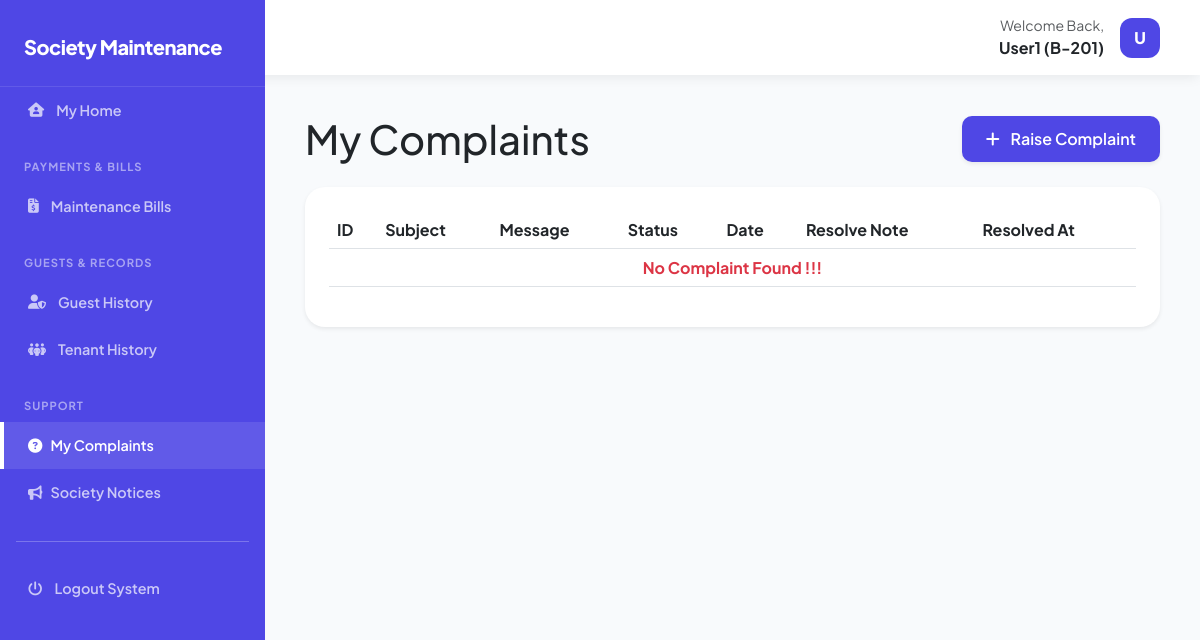
Page /public/view/view_userComplaint_status.php (signed in) on the earlier database version.
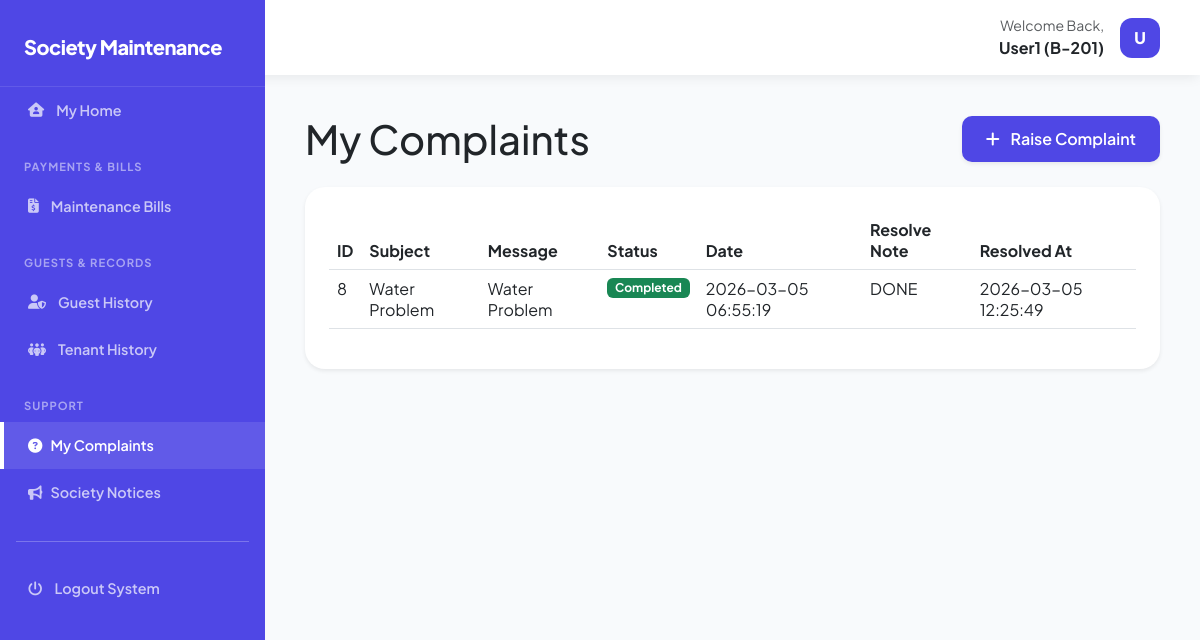
Same page on the later database version.
### tables this page shows
CREATE TABLE `flats` (
  `id` int UNSIGNED NOT NULL,
  `flat_number` varchar(255) NOT NULL,
  `floor` int NOT NULL,
  `block_number` varchar(10) NOT NULL,
  `flat_type` varchar(30) NOT NULL,
  `created_at` timestamp NOT NULL DEFAULT CURRENT_TIMESTAMP
);

CREATE TABLE `complaints` (
  `id` int UNSIGNED NOT NULL,
  `user_id` int UNSIGNED NOT NULL,
  `subject` varchar(255) NOT NULL,
  `message` text NOT NULL,
  `image` varchar(255) DEFAULT NULL,
  `status` enum('pending','processing','completed') NOT NULL DEFAULT 'pending',
  `resolve_note` text,
  `user_seen` tinyint(1) DEFAULT '0',
  `resolved_at` datetime DEFAULT NULL,
  `created_at` timestamp NULL DEFAULT CURRENT_TIMESTAMP
);

### public/view/view_userComplaint_status.php (the view, shortened to what the rows shown need)
<?php
require_once __DIR__ . '/../../core/config.php';
$user_id   = $_SESSION['user_id'];
$pdo->prepare("
    UPDATE complaints
    SET user_seen = 1
    WHERE user_id = ?
    AND status = 'completed'
    AND user_seen = 0
")->execute([$user_id]);
$stmt = $pdo->prepare("
    SELECT * FROM complaints
    WHERE user_id = ?
    ORDER BY id DESC
");
$stmt->execute([$user_id]);
$complaints = $stmt->fetchAll();
include __DIR__ . '/../../resources/layout/header.php';
?>
<!DOCTYPE html>
<html lang="en">
<head>
    <link rel="stylesheet" href="https://cdnjs.cloudflare.com/ajax/libs/font-awesome/6.5.0/css/all.min.css">
    <link href="https://cdn.jsdelivr.net/npm/bootstrap@5.3.0/dist/css/bootstrap.min.css" rel="stylesheet">
    <link rel="stylesheet" href="https://cdn.datatables.net/1.13.6/css/dataTables.bootstrap5.min.css">
    <link rel="stylesheet" href="../../assets/css/styles.css">
</head>
<body>
    <div class="main-wrapper">
        <main id="main-content">
            <div class="d-flex justify-content-between align-items-center mb-4">
                <h1 class="page-title m-0">My Complaints</h1>
            </div>
            <div class="data-card shadow-sm border-0">
                <div class="table-responsive">
                    <table class="table table-hover w-100">
                        <thead>
                            <tr>
                                <th>ID</th>
                                <th>Subject</th>
                                <th>Message</th>
                                <th>Status</th>
                                <th>Date</th>
                                <th>Resolve Note</th>
                                <th>Resolved At</th>
                            </tr>
                        </thead>
                        <tbody>
                            <?php if (empty($complaints)): ?>
                                <tr>
                                    <td colspan="7" class="text-center text-danger fw-bold">
                                        No Complaint Found !!!
                                    </td>
                                </tr>
                            <?php else: ?>
                                <?php foreach ($complaints as $c): ?>
                                    <tr>
                                        <td><?= $c['id'] ?></td>
                                        <td><?= htmlspecialchars($c['subject']) ?></td>
                                        <td><?= htmlspecialchars($c['message']) ?></td>
                                        <td>
                                            <?php
                                            if ($c['status'] == 'completed') echo "<span class='badge bg-success'>Completed</span>";
                                            ?>
                                        </td>
                                        <td><?= $c['created_at'] ?></td>
                                        <td><?= !empty($c['resolve_note']) ? htmlspecialchars($c['resolve_note']) : '-' ?></td>
                                        <td><?= !empty($c['resolved_at']) ? $c['resolved_at'] : '-' ?></td>
                                    </tr>
                                <?php endforeach; ?>
                            <?php endif; ?>
                        </tbody>
                    </table>
                </div>
            </div>
        </main>
    </div>
</body>
</html>
<?php include __DIR__ . '/../../resources/layout/footer.php'; ?>

### resources/layout/header.php (shortened to what the rows shown need)
<?php
require_once __DIR__ . '/../../core/config.php';
$name = $_SESSION['user_name']
    ?? $_SESSION['name']
    ?? 'User';
$initials = strtoupper(substr(trim($name), 0, 1));
$blockFlat = '';
if ($_SESSION['user_role'] === 'user') {
    $stmt = $pdo->prepare("
        SELECT f.block_number, f.flat_number
        FROM allotments a
        JOIN flats f ON f.id = a.flat_id
        WHERE a.user_id = ?
        LIMIT 1
    ");
    $stmt->execute([$_SESSION['user_id']]);
    $flatData = $stmt->fetch(PDO::FETCH_ASSOC);
    if ($flatData) {
        $blockFlat = $flatData['block_number'] . '-' . $flatData['flat_number'];
    }
}
?>
<!DOCTYPE html>
<html lang="en">
<head>
    <link rel="stylesheet" href="../../assets/css/styles.css">
</head>
<body>
    <header class="top-nav">
        <div class="ms-auto d-flex align-items-center">
            <div class="dropdown">
                <button class="btn d-flex align-items-center gap-3 border-0 bg-transparent p-0"
                    type="button"
                    data-bs-toggle="dropdown"
                    aria-expanded="false">
                    <?php if ($_SESSION['user_role'] === 'admin'): ?>
                        <div class="text-end d-none d-sm-block">
                            <p class="m-0 small text-muted">Admin Panel</p>
                            <p class="m-0 fw-bold">Administrator</p>
                        </div>
                        <div class="avatar-circle"><?= $initials ?></div>
                    <?php else: ?>
                        <div class="text-end d-none d-sm-block">
                            <p class="m-0 small text-muted">Welcome Back,</p>
                            <p class="m-0 fw-bold">
                                <?= htmlspecialchars($name) ?>
                                <?php if (!empty($blockFlat)): ?>
                                    (<?= htmlspecialchars($blockFlat) ?>)
                                <?php endif; ?>
                            </p>
                        </div>
                    <?php endif; ?>
                </button>
            </div>
        </div>
    </header>
    <?php include __DIR__ . '/sidebar.php'; ?>

Differences in the rows shown:
added complaints: id "8", subject "Water Problem", message "Water Problem", status "Completed", created_at "2026-03-05 06:55:19", resolve_note "DONE", resolved_at "2026-03-05 12:25:49"
Other differences:
text no longer shown: "No Complaint Found !!!"
